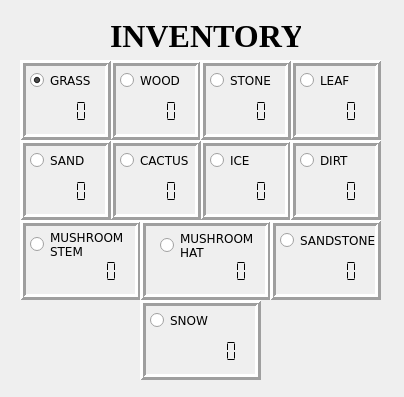
<?xml version="1.0" encoding="UTF-8"?>
<ui version="4.0">
 <class>Inventory</class>
 <widget class="QWidget" name="Inventory">
  <property name="geometry">
   <rect>
    <x>0</x>
    <y>0</y>
    <width>404</width>
    <height>397</height>
   </rect>
  </property>
  <property name="windowTitle">
   <string>Form</string>
  </property>
  <widget class="QLCDNumber" name="numGrass">
   <property name="geometry">
    <rect>
     <x>30</x>
     <y>100</y>
     <width>64</width>
     <height>23</height>
    </rect>
   </property>
   <property name="font">
    <font>
     <family>Futura</family>
     <bold>false</bold>
     <kerning>true</kerning>
    </font>
   </property>
   <property name="frameShape">
    <enum>QFrame::NoFrame</enum>
   </property>
   <property name="digitCount">
    <number>5</number>
   </property>
   <property name="segmentStyle">
    <enum>QLCDNumber::Flat</enum>
   </property>
   <property name="intValue" stdset="0">
    <number>0</number>
   </property>
  </widget>
  <widget class="QLCDNumber" name="numWood">
   <property name="geometry">
    <rect>
     <x>120</x>
     <y>100</y>
     <width>64</width>
     <height>23</height>
    </rect>
   </property>
   <property name="frameShape">
    <enum>QFrame::NoFrame</enum>
   </property>
   <property name="segmentStyle">
    <enum>QLCDNumber::Flat</enum>
   </property>
  </widget>
  <widget class="QLCDNumber" name="numStone">
   <property name="geometry">
    <rect>
     <x>210</x>
     <y>100</y>
     <width>64</width>
     <height>23</height>
    </rect>
   </property>
   <property name="frameShape">
    <enum>QFrame::NoFrame</enum>
   </property>
   <property name="segmentStyle">
    <enum>QLCDNumber::Flat</enum>
   </property>
  </widget>
  <widget class="QLCDNumber" name="numLeaf">
   <property name="geometry">
    <rect>
     <x>300</x>
     <y>100</y>
     <width>64</width>
     <height>23</height>
    </rect>
   </property>
   <property name="frameShape">
    <enum>QFrame::NoFrame</enum>
   </property>
   <property name="segmentStyle">
    <enum>QLCDNumber::Flat</enum>
   </property>
  </widget>
  <widget class="QLCDNumber" name="numDirt">
   <property name="geometry">
    <rect>
     <x>300</x>
     <y>180</y>
     <width>64</width>
     <height>23</height>
    </rect>
   </property>
   <property name="frameShape">
    <enum>QFrame::NoFrame</enum>
   </property>
   <property name="segmentStyle">
    <enum>QLCDNumber::Flat</enum>
   </property>
  </widget>
  <widget class="QLCDNumber" name="numSand">
   <property name="geometry">
    <rect>
     <x>30</x>
     <y>180</y>
     <width>64</width>
     <height>23</height>
    </rect>
   </property>
   <property name="frameShape">
    <enum>QFrame::NoFrame</enum>
   </property>
   <property name="segmentStyle">
    <enum>QLCDNumber::Flat</enum>
   </property>
  </widget>
  <widget class="QLabel" name="label">
   <property name="geometry">
    <rect>
     <x>110</x>
     <y>20</y>
     <width>191</width>
     <height>31</height>
    </rect>
   </property>
   <property name="font">
    <font>
     <family>Times New Roman</family>
     <pointsize>24</pointsize>
     <bold>true</bold>
    </font>
   </property>
   <property name="text">
    <string>INVENTORY</string>
   </property>
  </widget>
  <widget class="QRadioButton" name="radioButtonGrass">
   <property name="geometry">
    <rect>
     <x>30</x>
     <y>70</y>
     <width>71</width>
     <height>20</height>
    </rect>
   </property>
   <property name="font">
    <font>
     <family>Verdana</family>
    </font>
   </property>
   <property name="text">
    <string>GRASS</string>
   </property>
   <property name="checked">
    <bool>true</bool>
   </property>
  </widget>
  <widget class="QRadioButton" name="radioButtonWood">
   <property name="geometry">
    <rect>
     <x>120</x>
     <y>70</y>
     <width>71</width>
     <height>20</height>
    </rect>
   </property>
   <property name="font">
    <font>
     <family>Verdana</family>
    </font>
   </property>
   <property name="text">
    <string>WOOD</string>
   </property>
   <property name="checked">
    <bool>false</bool>
   </property>
  </widget>
  <widget class="QRadioButton" name="radioButtonStone">
   <property name="geometry">
    <rect>
     <x>210</x>
     <y>70</y>
     <width>71</width>
     <height>20</height>
    </rect>
   </property>
   <property name="font">
    <font>
     <family>Verdana</family>
    </font>
   </property>
   <property name="text">
    <string>STONE</string>
   </property>
  </widget>
  <widget class="QRadioButton" name="radioButtonLeaf">
   <property name="geometry">
    <rect>
     <x>300</x>
     <y>70</y>
     <width>81</width>
     <height>20</height>
    </rect>
   </property>
   <property name="font">
    <font>
     <family>Verdana</family>
    </font>
   </property>
   <property name="text">
    <string>LEAF</string>
   </property>
  </widget>
  <widget class="QRadioButton" name="radioButtonDirt">
   <property name="geometry">
    <rect>
     <x>300</x>
     <y>150</y>
     <width>71</width>
     <height>20</height>
    </rect>
   </property>
   <property name="font">
    <font>
     <family>Verdana</family>
    </font>
   </property>
   <property name="text">
    <string>DIRT</string>
   </property>
  </widget>
  <widget class="QFrame" name="frame">
   <property name="geometry">
    <rect>
     <x>20</x>
     <y>60</y>
     <width>91</width>
     <height>80</height>
    </rect>
   </property>
   <property name="frameShape">
    <enum>QFrame::Box</enum>
   </property>
   <property name="frameShadow">
    <enum>QFrame::Raised</enum>
   </property>
   <property name="lineWidth">
    <number>3</number>
   </property>
  </widget>
  <widget class="QFrame" name="frame_2">
   <property name="geometry">
    <rect>
     <x>110</x>
     <y>60</y>
     <width>91</width>
     <height>80</height>
    </rect>
   </property>
   <property name="frameShape">
    <enum>QFrame::Box</enum>
   </property>
   <property name="frameShadow">
    <enum>QFrame::Raised</enum>
   </property>
   <property name="lineWidth">
    <number>3</number>
   </property>
  </widget>
  <widget class="QFrame" name="frame_3">
   <property name="geometry">
    <rect>
     <x>200</x>
     <y>60</y>
     <width>91</width>
     <height>80</height>
    </rect>
   </property>
   <property name="frameShape">
    <enum>QFrame::Box</enum>
   </property>
   <property name="frameShadow">
    <enum>QFrame::Raised</enum>
   </property>
   <property name="lineWidth">
    <number>3</number>
   </property>
  </widget>
  <widget class="QFrame" name="frame_4">
   <property name="geometry">
    <rect>
     <x>290</x>
     <y>60</y>
     <width>91</width>
     <height>80</height>
    </rect>
   </property>
   <property name="frameShape">
    <enum>QFrame::Box</enum>
   </property>
   <property name="frameShadow">
    <enum>QFrame::Raised</enum>
   </property>
   <property name="lineWidth">
    <number>3</number>
   </property>
  </widget>
  <widget class="QFrame" name="frame_5">
   <property name="geometry">
    <rect>
     <x>140</x>
     <y>300</y>
     <width>121</width>
     <height>80</height>
    </rect>
   </property>
   <property name="frameShape">
    <enum>QFrame::Box</enum>
   </property>
   <property name="frameShadow">
    <enum>QFrame::Raised</enum>
   </property>
   <property name="lineWidth">
    <number>3</number>
   </property>
   <widget class="QRadioButton" name="radioButtonSnow">
    <property name="geometry">
     <rect>
      <x>10</x>
      <y>10</y>
      <width>71</width>
      <height>20</height>
     </rect>
    </property>
    <property name="font">
     <font>
      <family>Verdana</family>
     </font>
    </property>
    <property name="text">
     <string>SNOW</string>
    </property>
   </widget>
   <widget class="QLCDNumber" name="numSnow">
    <property name="geometry">
     <rect>
      <x>40</x>
      <y>40</y>
      <width>64</width>
      <height>23</height>
     </rect>
    </property>
    <property name="frameShape">
     <enum>QFrame::NoFrame</enum>
    </property>
    <property name="segmentStyle">
     <enum>QLCDNumber::Flat</enum>
    </property>
   </widget>
  </widget>
  <widget class="QFrame" name="frame_6">
   <property name="geometry">
    <rect>
     <x>290</x>
     <y>140</y>
     <width>91</width>
     <height>80</height>
    </rect>
   </property>
   <property name="frameShape">
    <enum>QFrame::Box</enum>
   </property>
   <property name="frameShadow">
    <enum>QFrame::Raised</enum>
   </property>
   <property name="lineWidth">
    <number>3</number>
   </property>
  </widget>
  <widget class="QFrame" name="frame_7">
   <property name="geometry">
    <rect>
     <x>20</x>
     <y>140</y>
     <width>91</width>
     <height>80</height>
    </rect>
   </property>
   <property name="frameShape">
    <enum>QFrame::Box</enum>
   </property>
   <property name="frameShadow">
    <enum>QFrame::Raised</enum>
   </property>
   <property name="lineWidth">
    <number>3</number>
   </property>
   <widget class="QRadioButton" name="radioButtonSand">
    <property name="geometry">
     <rect>
      <x>10</x>
      <y>10</y>
      <width>61</width>
      <height>20</height>
     </rect>
    </property>
    <property name="font">
     <font>
      <family>Verdana</family>
     </font>
    </property>
    <property name="text">
     <string>SAND</string>
    </property>
   </widget>
  </widget>
  <widget class="QFrame" name="frame_8">
   <property name="geometry">
    <rect>
     <x>20</x>
     <y>220</y>
     <width>121</width>
     <height>80</height>
    </rect>
   </property>
   <property name="frameShape">
    <enum>QFrame::Box</enum>
   </property>
   <property name="frameShadow">
    <enum>QFrame::Raised</enum>
   </property>
   <property name="lineWidth">
    <number>3</number>
   </property>
   <widget class="QRadioButton" name="radioButtonMushStem">
    <property name="geometry">
     <rect>
      <x>10</x>
      <y>9</y>
      <width>101</width>
      <height>31</height>
     </rect>
    </property>
    <property name="font">
     <font>
      <family>Verdana</family>
     </font>
    </property>
    <property name="text">
     <string>MUSHROOM
STEM</string>
    </property>
   </widget>
   <widget class="QLCDNumber" name="numMushroomStem">
    <property name="geometry">
     <rect>
      <x>40</x>
      <y>40</y>
      <width>64</width>
      <height>23</height>
     </rect>
    </property>
    <property name="frameShape">
     <enum>QFrame::NoFrame</enum>
    </property>
    <property name="segmentStyle">
     <enum>QLCDNumber::Flat</enum>
    </property>
   </widget>
  </widget>
  <widget class="QLCDNumber" name="numCactus">
   <property name="geometry">
    <rect>
     <x>120</x>
     <y>180</y>
     <width>64</width>
     <height>23</height>
    </rect>
   </property>
   <property name="frameShape">
    <enum>QFrame::NoFrame</enum>
   </property>
   <property name="segmentStyle">
    <enum>QLCDNumber::Flat</enum>
   </property>
  </widget>
  <widget class="QRadioButton" name="radioButtonCactus">
   <property name="geometry">
    <rect>
     <x>120</x>
     <y>150</y>
     <width>71</width>
     <height>20</height>
    </rect>
   </property>
   <property name="font">
    <font>
     <family>Verdana</family>
    </font>
   </property>
   <property name="text">
    <string>CACTUS</string>
   </property>
  </widget>
  <widget class="QFrame" name="cactusFrame">
   <property name="geometry">
    <rect>
     <x>110</x>
     <y>140</y>
     <width>91</width>
     <height>80</height>
    </rect>
   </property>
   <property name="frameShape">
    <enum>QFrame::Box</enum>
   </property>
   <property name="frameShadow">
    <enum>QFrame::Raised</enum>
   </property>
   <property name="lineWidth">
    <number>3</number>
   </property>
  </widget>
  <widget class="QLCDNumber" name="numIce">
   <property name="geometry">
    <rect>
     <x>210</x>
     <y>180</y>
     <width>64</width>
     <height>23</height>
    </rect>
   </property>
   <property name="frameShape">
    <enum>QFrame::NoFrame</enum>
   </property>
   <property name="segmentStyle">
    <enum>QLCDNumber::Flat</enum>
   </property>
  </widget>
  <widget class="QRadioButton" name="radioButtonIce">
   <property name="geometry">
    <rect>
     <x>210</x>
     <y>150</y>
     <width>71</width>
     <height>20</height>
    </rect>
   </property>
   <property name="font">
    <font>
     <family>Verdana</family>
    </font>
   </property>
   <property name="text">
    <string>ICE</string>
   </property>
  </widget>
  <widget class="QFrame" name="frame_9">
   <property name="geometry">
    <rect>
     <x>200</x>
     <y>140</y>
     <width>91</width>
     <height>80</height>
    </rect>
   </property>
   <property name="frameShape">
    <enum>QFrame::Box</enum>
   </property>
   <property name="frameShadow">
    <enum>QFrame::Raised</enum>
   </property>
   <property name="lineWidth">
    <number>3</number>
   </property>
  </widget>
  <widget class="QRadioButton" name="radioButtonSandstone">
   <property name="geometry">
    <rect>
     <x>280</x>
     <y>230</y>
     <width>101</width>
     <height>21</height>
    </rect>
   </property>
   <property name="font">
    <font>
     <family>Verdana</family>
    </font>
   </property>
   <property name="text">
    <string>SANDSTONE</string>
   </property>
  </widget>
  <widget class="QFrame" name="frame_10">
   <property name="geometry">
    <rect>
     <x>270</x>
     <y>220</y>
     <width>111</width>
     <height>80</height>
    </rect>
   </property>
   <property name="frameShape">
    <enum>QFrame::Box</enum>
   </property>
   <property name="frameShadow">
    <enum>QFrame::Raised</enum>
   </property>
   <property name="lineWidth">
    <number>3</number>
   </property>
   <widget class="QLCDNumber" name="numSandstone">
    <property name="geometry">
     <rect>
      <x>30</x>
      <y>40</y>
      <width>64</width>
      <height>23</height>
     </rect>
    </property>
    <property name="frameShape">
     <enum>QFrame::NoFrame</enum>
    </property>
    <property name="segmentStyle">
     <enum>QLCDNumber::Flat</enum>
    </property>
   </widget>
  </widget>
  <widget class="QRadioButton" name="radioButtonMushHat">
   <property name="geometry">
    <rect>
     <x>160</x>
     <y>230</y>
     <width>101</width>
     <height>31</height>
    </rect>
   </property>
   <property name="font">
    <font>
     <family>Verdana</family>
    </font>
   </property>
   <property name="text">
    <string>MUSHROOM
HAT</string>
   </property>
  </widget>
  <widget class="QFrame" name="frame_11">
   <property name="geometry">
    <rect>
     <x>140</x>
     <y>220</y>
     <width>131</width>
     <height>80</height>
    </rect>
   </property>
   <property name="frameShape">
    <enum>QFrame::Box</enum>
   </property>
   <property name="frameShadow">
    <enum>QFrame::Raised</enum>
   </property>
   <property name="lineWidth">
    <number>3</number>
   </property>
   <widget class="QLCDNumber" name="numMushroomHat">
    <property name="geometry">
     <rect>
      <x>50</x>
      <y>40</y>
      <width>64</width>
      <height>23</height>
     </rect>
    </property>
    <property name="frameShape">
     <enum>QFrame::NoFrame</enum>
    </property>
    <property name="segmentStyle">
     <enum>QLCDNumber::Flat</enum>
    </property>
   </widget>
  </widget>
  <zorder>frame_8</zorder>
  <zorder>frame_11</zorder>
  <zorder>frame_10</zorder>
  <zorder>radioButtonSandstone</zorder>
  <zorder>frame_9</zorder>
  <zorder>frame_6</zorder>
  <zorder>cactusFrame</zorder>
  <zorder>frame_2</zorder>
  <zorder>frame_4</zorder>
  <zorder>frame_3</zorder>
  <zorder>frame_7</zorder>
  <zorder>frame_5</zorder>
  <zorder>frame</zorder>
  <zorder>numGrass</zorder>
  <zorder>numWood</zorder>
  <zorder>numStone</zorder>
  <zorder>numLeaf</zorder>
  <zorder>numDirt</zorder>
  <zorder>numSand</zorder>
  <zorder>label</zorder>
  <zorder>radioButtonGrass</zorder>
  <zorder>radioButtonWood</zorder>
  <zorder>radioButtonStone</zorder>
  <zorder>radioButtonLeaf</zorder>
  <zorder>radioButtonDirt</zorder>
  <zorder>numCactus</zorder>
  <zorder>radioButtonCactus</zorder>
  <zorder>numIce</zorder>
  <zorder>radioButtonIce</zorder>
  <zorder>radioButtonMushHat</zorder>
 </widget>
 <resources/>
 <connections/>
</ui>
